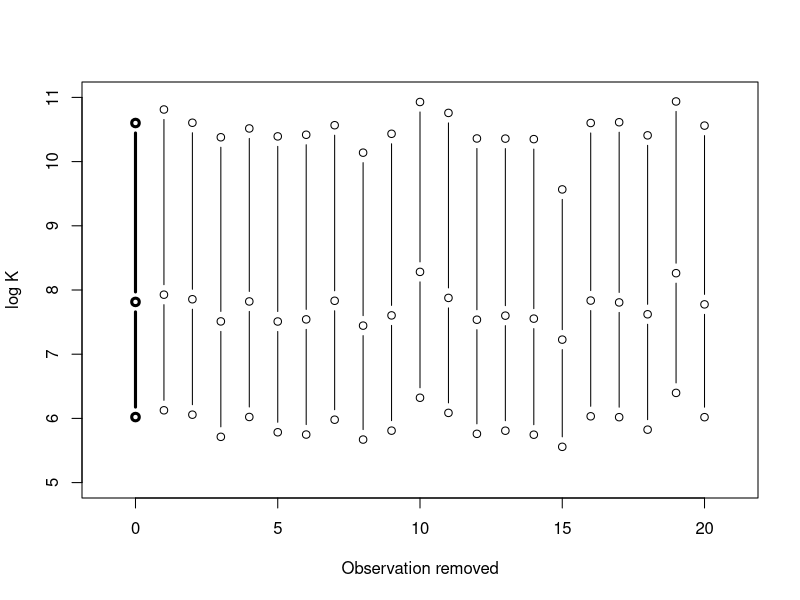

This chart was generated by the following R code:
##############################################
# Section 5.10 Sampling Importance Resampling
##############################################

library(LearnBayes)
data(cancermortality)
fit=laplace(betabinexch,c(-7,6),cancermortality)

tpar=list(m=fit$mode,var=2*fit$var,df=4)

theta.s=sir(betabinexch,tpar,10000,cancermortality)

 S=bayes.influence(theta.s,cancermortality)

 plot(c(0,0,0),S$summary,type="b",lwd=3,xlim=c(-1,21),
  ylim=c(5,11), xlab="Observation removed",ylab="log K")
 for (i in 1:20)
  lines(c(i,i,i),S$summary.obs[i,],type="b")
